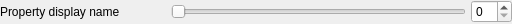
<?xml version="1.0" encoding="UTF-8"?>
<ui version="4.0">
 <class>InspectorIntSlider</class>
 <widget class="QWidget" name="InspectorIntSlider">
  <property name="geometry">
   <rect>
    <x>0</x>
    <y>0</y>
    <width>512</width>
    <height>24</height>
   </rect>
  </property>
  <property name="windowTitle">
   <string>Form</string>
  </property>
  <layout class="QHBoxLayout" name="horizontalLayout">
   <property name="spacing">
    <number>0</number>
   </property>
   <property name="leftMargin">
    <number>0</number>
   </property>
   <property name="topMargin">
    <number>0</number>
   </property>
   <property name="rightMargin">
    <number>0</number>
   </property>
   <property name="bottomMargin">
    <number>0</number>
   </property>
   <item>
    <widget class="QLabel" name="propertyDisplayName">
     <property name="sizePolicy">
      <sizepolicy hsizetype="Preferred" vsizetype="Preferred">
       <horstretch>1</horstretch>
       <verstretch>0</verstretch>
      </sizepolicy>
     </property>
     <property name="text">
      <string>Property display name</string>
     </property>
    </widget>
   </item>
   <item>
    <widget class="QWidget" name="widget" native="true">
     <property name="sizePolicy">
      <sizepolicy hsizetype="Preferred" vsizetype="Preferred">
       <horstretch>2</horstretch>
       <verstretch>0</verstretch>
      </sizepolicy>
     </property>
     <layout class="QHBoxLayout" name="horizontalLayout_2">
      <property name="spacing">
       <number>5</number>
      </property>
      <property name="leftMargin">
       <number>0</number>
      </property>
      <property name="topMargin">
       <number>0</number>
      </property>
      <property name="rightMargin">
       <number>0</number>
      </property>
      <property name="bottomMargin">
       <number>0</number>
      </property>
      <item>
       <widget class="QSlider" name="propertySlider">
        <property name="orientation">
         <enum>Qt::Horizontal</enum>
        </property>
       </widget>
      </item>
      <item>
       <widget class="QSpinBox" name="propertyInput"/>
      </item>
     </layout>
    </widget>
   </item>
  </layout>
 </widget>
 <resources/>
 <connections/>
</ui>
